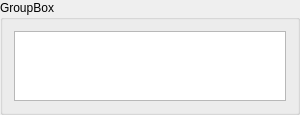
<?xml version="1.0" encoding="UTF-8"?>
<ui version="4.0">
 <class>Node</class>
 <widget class="QGroupBox" name="Node">
  <property name="geometry">
   <rect>
    <x>0</x>
    <y>0</y>
    <width>300</width>
    <height>114</height>
   </rect>
  </property>
  <property name="windowTitle">
   <string>GroupBox</string>
  </property>
  <property name="title">
   <string>GroupBox</string>
  </property>
  <layout class="QHBoxLayout" name="horizontalLayout">
   <item>
    <widget class="QTableView" name="fileListTable">
     <attribute name="horizontalHeaderDefaultSectionSize">
      <number>120</number>
     </attribute>
    </widget>
   </item>
  </layout>
 </widget>
 <resources/>
 <connections/>
</ui>
